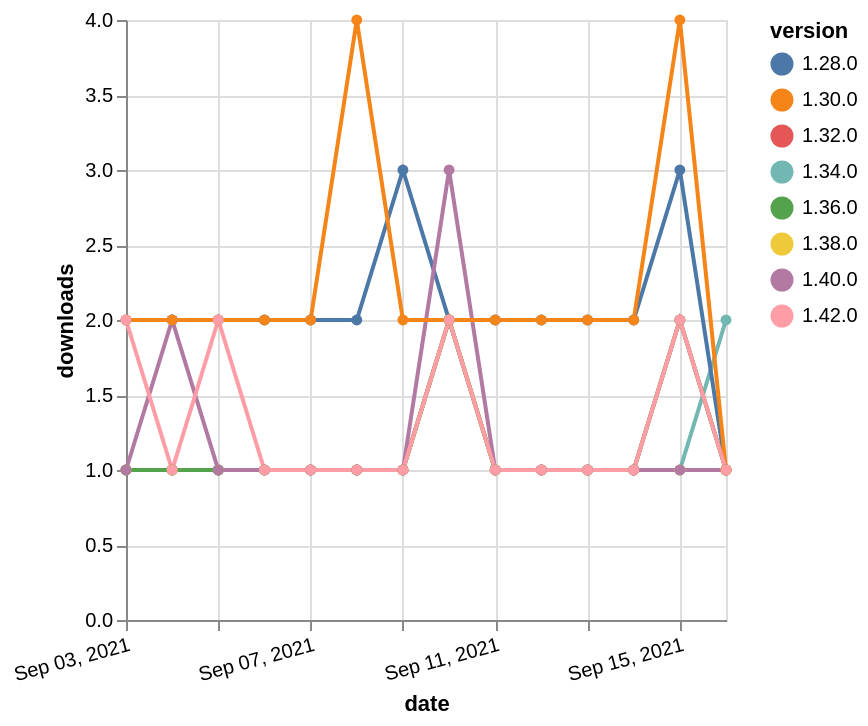

Vega-Lite specification stored for this chart:
### Vega-Lite specification from a JSON file in a GitHub repository (floating-point values rounded to 4 significant figures)
{"$schema": "https://vega.github.io/schema/vega-lite/v5.json", "description": "A simple bar chart with embedded data.", "data": {"values": [{"date": "2021-09-03", "total": 183, "delta": 1, "version": "1.34.0"}, {"date": "2021-09-04", "total": 184, "delta": 1, "version": "1.34.0"}, {"date": "2021-09-05", "total": 185, "delta": 1, "version": "1.34.0"}, {"date": "2021-09-06", "total": 186, "delta": 1, "version": "1.34.0"}, {"date": "2021-09-07", "total": 187, "delta": 1, "version": "1.34.0"}, {"date": "2021-09-08", "total": 188, "delta": 1, "version": "1.34.0"}, {"date": "2021-09-09", "total": 189, "delta": 1, "version": "1.34.0"}, {"date": "2021-09-10", "total": 191, "delta": 2, "version": "1.34.0"}, {"date": "2021-09-11", "total": 192, "delta": 1, "version": "1.34.0"}, {"date": "2021-09-12", "total": 193, "delta": 1, "version": "1.34.0"}, {"date": "2021-09-13", "total": 194, "delta": 1, "version": "1.34.0"}, {"date": "2021-09-14", "total": 195, "delta": 1, "version": "1.34.0"}, {"date": "2021-09-15", "total": 196, "delta": 1, "version": "1.34.0"}, {"date": "2021-09-16", "total": 198, "delta": 2, "version": "1.34.0"}, {"date": "2021-09-03", "total": 240, "delta": 1, "version": "1.32.0"}, {"date": "2021-09-04", "total": 241, "delta": 1, "version": "1.32.0"}, {"date": "2021-09-05", "total": 242, "delta": 1, "version": "1.32.0"}, {"date": "2021-09-06", "total": 243, "delta": 1, "version": "1.32.0"}, {"date": "2021-09-07", "total": 244, "delta": 1, "version": "1.32.0"}, {"date": "2021-09-08", "total": 245, "delta": 1, "version": "1.32.0"}, {"date": "2021-09-09", "total": 246, "delta": 1, "version": "1.32.0"}, {"date": "2021-09-10", "total": 248, "delta": 2, "version": "1.32.0"}, {"date": "2021-09-11", "total": 249, "delta": 1, "version": "1.32.0"}, {"date": "2021-09-12", "total": 250, "delta": 1, "version": "1.32.0"}, {"date": "2021-09-13", "total": 251, "delta": 1, "version": "1.32.0"}, {"date": "2021-09-14", "total": 252, "delta": 1, "version": "1.32.0"}, {"date": "2021-09-15", "total": 254, "delta": 2, "version": "1.32.0"}, {"date": "2021-09-16", "total": 255, "delta": 1, "version": "1.32.0"}, {"date": "2021-09-03", "total": 2318, "delta": 2, "version": "1.28.0"}, {"date": "2021-09-04", "total": 2320, "delta": 2, "version": "1.28.0"}, {"date": "2021-09-05", "total": 2322, "delta": 2, "version": "1.28.0"}, {"date": "2021-09-06", "total": 2324, "delta": 2, "version": "1.28.0"}, {"date": "2021-09-07", "total": 2326, "delta": 2, "version": "1.28.0"}, {"date": "2021-09-08", "total": 2328, "delta": 2, "version": "1.28.0"}, {"date": "2021-09-09", "total": 2331, "delta": 3, "version": "1.28.0"}, {"date": "2021-09-10", "total": 2333, "delta": 2, "version": "1.28.0"}, {"date": "2021-09-11", "total": 2335, "delta": 2, "version": "1.28.0"}, {"date": "2021-09-12", "total": 2337, "delta": 2, "version": "1.28.0"}, {"date": "2021-09-13", "total": 2339, "delta": 2, "version": "1.28.0"}, {"date": "2021-09-14", "total": 2341, "delta": 2, "version": "1.28.0"}, {"date": "2021-09-15", "total": 2344, "delta": 3, "version": "1.28.0"}, {"date": "2021-09-16", "total": 2345, "delta": 1, "version": "1.28.0"}, {"date": "2021-09-03", "total": 161, "delta": 1, "version": "1.38.0"}, {"date": "2021-09-04", "total": 162, "delta": 1, "version": "1.38.0"}, {"date": "2021-09-05", "total": 163, "delta": 1, "version": "1.38.0"}, {"date": "2021-09-06", "total": 164, "delta": 1, "version": "1.38.0"}, {"date": "2021-09-07", "total": 165, "delta": 1, "version": "1.38.0"}, {"date": "2021-09-08", "total": 166, "delta": 1, "version": "1.38.0"}, {"date": "2021-09-09", "total": 167, "delta": 1, "version": "1.38.0"}, {"date": "2021-09-10", "total": 169, "delta": 2, "version": "1.38.0"}, {"date": "2021-09-11", "total": 170, "delta": 1, "version": "1.38.0"}, {"date": "2021-09-12", "total": 171, "delta": 1, "version": "1.38.0"}, {"date": "2021-09-13", "total": 172, "delta": 1, "version": "1.38.0"}, {"date": "2021-09-14", "total": 173, "delta": 1, "version": "1.38.0"}, {"date": "2021-09-15", "total": 174, "delta": 1, "version": "1.38.0"}, {"date": "2021-09-16", "total": 175, "delta": 1, "version": "1.38.0"}, {"date": "2021-09-03", "total": 180, "delta": 1, "version": "1.36.0"}, {"date": "2021-09-04", "total": 181, "delta": 1, "version": "1.36.0"}, {"date": "2021-09-05", "total": 182, "delta": 1, "version": "1.36.0"}, {"date": "2021-09-06", "total": 183, "delta": 1, "version": "1.36.0"}, {"date": "2021-09-07", "total": 184, "delta": 1, "version": "1.36.0"}, {"date": "2021-09-08", "total": 185, "delta": 1, "version": "1.36.0"}, {"date": "2021-09-09", "total": 186, "delta": 1, "version": "1.36.0"}, {"date": "2021-09-10", "total": 188, "delta": 2, "version": "1.36.0"}, {"date": "2021-09-11", "total": 189, "delta": 1, "version": "1.36.0"}, {"date": "2021-09-12", "total": 190, "delta": 1, "version": "1.36.0"}, {"date": "2021-09-13", "total": 191, "delta": 1, "version": "1.36.0"}, {"date": "2021-09-14", "total": 192, "delta": 1, "version": "1.36.0"}, {"date": "2021-09-15", "total": 194, "delta": 2, "version": "1.36.0"}, {"date": "2021-09-16", "total": 195, "delta": 1, "version": "1.36.0"}, {"date": "2021-09-03", "total": 174, "delta": 1, "version": "1.40.0"}, {"date": "2021-09-04", "total": 176, "delta": 2, "version": "1.40.0"}, {"date": "2021-09-05", "total": 177, "delta": 1, "version": "1.40.0"}, {"date": "2021-09-06", "total": 178, "delta": 1, "version": "1.40.0"}, {"date": "2021-09-07", "total": 179, "delta": 1, "version": "1.40.0"}, {"date": "2021-09-08", "total": 180, "delta": 1, "version": "1.40.0"}, {"date": "2021-09-09", "total": 181, "delta": 1, "version": "1.40.0"}, {"date": "2021-09-10", "total": 184, "delta": 3, "version": "1.40.0"}, {"date": "2021-09-11", "total": 185, "delta": 1, "version": "1.40.0"}, {"date": "2021-09-12", "total": 186, "delta": 1, "version": "1.40.0"}, {"date": "2021-09-13", "total": 187, "delta": 1, "version": "1.40.0"}, {"date": "2021-09-14", "total": 188, "delta": 1, "version": "1.40.0"}, {"date": "2021-09-15", "total": 189, "delta": 1, "version": "1.40.0"}, {"date": "2021-09-16", "total": 190, "delta": 1, "version": "1.40.0"}, {"date": "2021-09-03", "total": 2411, "delta": 2, "version": "1.30.0"}, {"date": "2021-09-04", "total": 2413, "delta": 2, "version": "1.30.0"}, {"date": "2021-09-05", "total": 2415, "delta": 2, "version": "1.30.0"}, {"date": "2021-09-06", "total": 2417, "delta": 2, "version": "1.30.0"}, {"date": "2021-09-07", "total": 2419, "delta": 2, "version": "1.30.0"}, {"date": "2021-09-08", "total": 2423, "delta": 4, "version": "1.30.0"}, {"date": "2021-09-09", "total": 2425, "delta": 2, "version": "1.30.0"}, {"date": "2021-09-10", "total": 2427, "delta": 2, "version": "1.30.0"}, {"date": "2021-09-11", "total": 2429, "delta": 2, "version": "1.30.0"}, {"date": "2021-09-12", "total": 2431, "delta": 2, "version": "1.30.0"}, {"date": "2021-09-13", "total": 2433, "delta": 2, "version": "1.30.0"}, {"date": "2021-09-14", "total": 2435, "delta": 2, "version": "1.30.0"}, {"date": "2021-09-15", "total": 2439, "delta": 4, "version": "1.30.0"}, {"date": "2021-09-16", "total": 2440, "delta": 1, "version": "1.30.0"}, {"date": "2021-09-03", "total": 116, "delta": 2, "version": "1.42.0"}, {"date": "2021-09-04", "total": 117, "delta": 1, "version": "1.42.0"}, {"date": "2021-09-05", "total": 119, "delta": 2, "version": "1.42.0"}, {"date": "2021-09-06", "total": 120, "delta": 1, "version": "1.42.0"}, {"date": "2021-09-07", "total": 121, "delta": 1, "version": "1.42.0"}, {"date": "2021-09-08", "total": 122, "delta": 1, "version": "1.42.0"}, {"date": "2021-09-09", "total": 123, "delta": 1, "version": "1.42.0"}, {"date": "2021-09-10", "total": 125, "delta": 2, "version": "1.42.0"}, {"date": "2021-09-11", "total": 126, "delta": 1, "version": "1.42.0"}, {"date": "2021-09-12", "total": 127, "delta": 1, "version": "1.42.0"}, {"date": "2021-09-13", "total": 128, "delta": 1, "version": "1.42.0"}, {"date": "2021-09-14", "total": 129, "delta": 1, "version": "1.42.0"}, {"date": "2021-09-15", "total": 131, "delta": 2, "version": "1.42.0"}, {"date": "2021-09-16", "total": 132, "delta": 1, "version": "1.42.0"}]}, "width": "container", "mark": {"type": "line", "point": {"filled": true}}, "encoding": {"x": {"field": "date", "type": "temporal", "timeUnit": "yearmonthdate", "title": "date", "axis": {"labelAngle": -15}}, "y": {"field": "delta", "type": "quantitative", "title": "downloads"}, "color": {"field": "version", "type": "nominal"}, "tooltip": {"field": "delta"}}}
